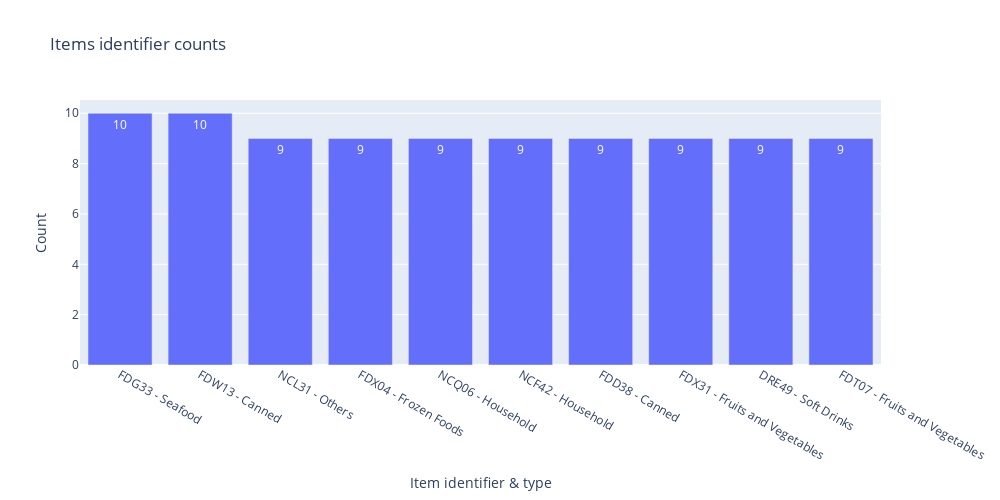

This figure's notebook cell:
### Code cell
pl_items = df_train.groupby(['item_identifier', 'item_type'], as_index=False)['item_identifier']\
    .agg(['count']).sort_values(by=['count'], ascending=False).head(10).reset_index()

pl_items['item_identifier_type'] = pl_items.apply(lambda row: '{} - {}'.format(row.item_identifier, row.item_type), axis=1)

display(pl_items.shape)
pl_items.head()

fig = go.Figure()

fig.add_trace(go.Bar(
    x=pl_items['item_identifier_type'],
    y=pl_items['count'],

    text= pl_items['count']
))

fig.update_layout(
    title='<span>Items identifier counts</span>',
    autosize=False,
    width=1000,
    height=500,
    xaxis=dict(title='<span>Item identifier & type</span>'),
    yaxis=dict(title='<span>Count</span>'),
)

### Figure 1 — Plotly figure (JSON) as saved in the notebook; plotly's stock layout.template omitted (floating-point values rounded to 4 significant figures)
{"data": [{"text": [10, 10, 9, 9, 9, 9, 9, 9, 9, 9], "type": "bar", "x": ["FDG33 - Seafood", "FDW13 - Canned", "NCL31 - Others", "FDX04 - Frozen Foods", "NCQ06 - Household", "NCF42 - Household", "FDD38 - Canned", "FDX31 - Fruits and Vegetables", "DRE49 - Soft Drinks", "FDT07 - Fruits and Vegetables"], "y": [10, 10, 9, 9, 9, 9, 9, 9, 9, 9]}], "layout": {"autosize": false, "height": 500, "title": {"text": "<span>Items identifier counts</span>"}, "width": 1000, "xaxis": {"title": {"text": "<span>Item identifier & type</span>"}}, "yaxis": {"title": {"text": "<span>Count</span>"}}}}
